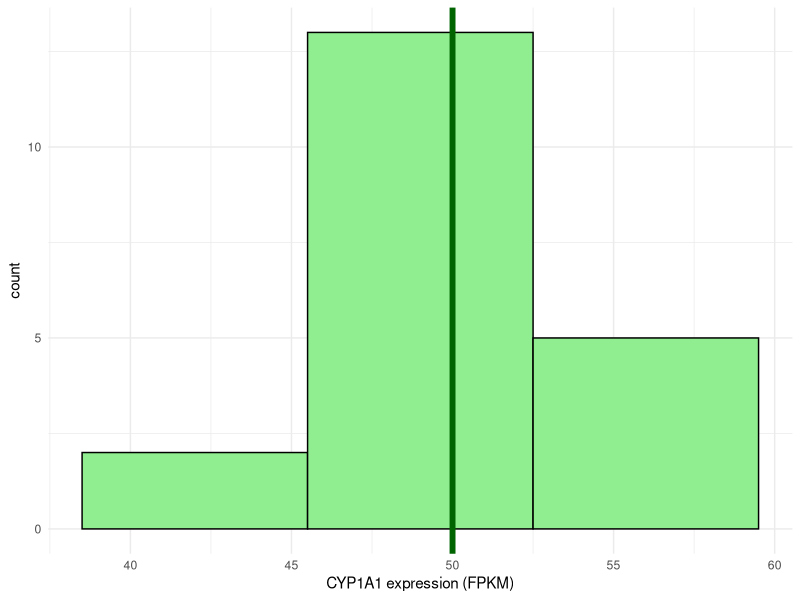
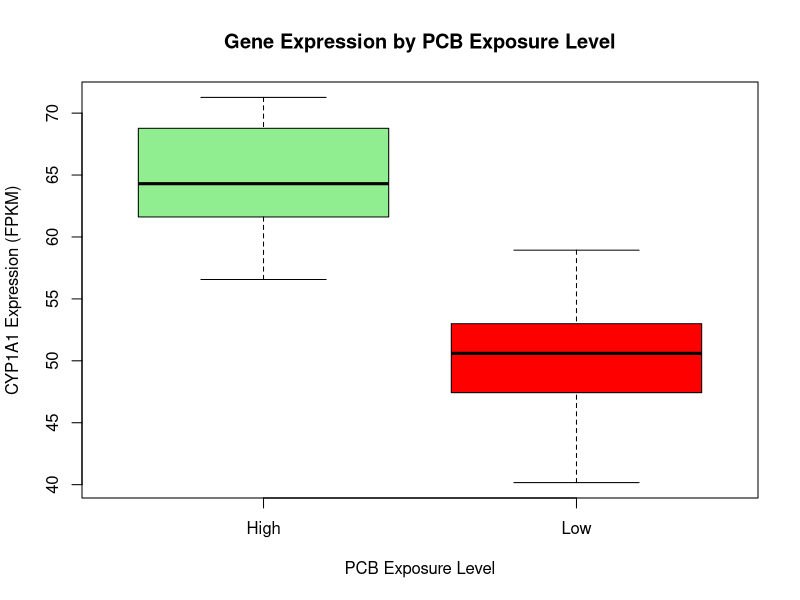

Recreate these plots in R, in order. (Note: this script raises an error after producing the figures.)
# Analize podataka u biološkim istraživanjima - praktikum 2024
# Lucija Kanjer lucija.kanjer@biol.pmf.hr

###############################################################################

# 8. Parametrijska statistika

# Uključene su sve korištene naredbe, ALI NEKE SU NEPOTPUNE ILI SADRŽE NAMJERNE POGREŠKE:
# Dovršite naredbe gdje je potrebno i dodajte komentare za sebe (koristite # za komentiranje)
#
# IZVRŠAVANJE NAREDBI: ctrl + Enter 
#
###############################################################################

## Učitavanje paketa
library(tidyverse) # tidyr, dplyr, ggplot2
library(car)

# Učitavanje podataka

amphibians <- read.csv("amphibians.csv")

head(amphibians)

str(amphibians)

# Pretvaranje varijable Exposure u faktor
amphibians$Exposure <- as.factor(amphibians$Exposure)

# Jedan uzorak - odgovara li teoretskoj srednjoj vrijednosti?

# Distrubucija ekspresije gena za CYP1A1

# Histogram za ekspresiju
ggplot(amphibians %>% filter(Exposure == "Low"), aes(x = GeneExpression)) + 
  geom_histogram(binwidth = 7, fill = "lightgreen", color = "black") +
  theme_minimal() +
  scale_x_continuous("CYP1A1 expression (FPKM)") +
  geom_vline(xintercept = 50, size = 2, color = "darkgreen")

# Prvo želimo testirati srednju vrijednost varijable Exposure

### t-test za jedan uzorak za vodozemce s "Low" vrijednostima Exposure
# Je li statistički značajno da je srednja vrijednost našeg uzorka jednaka 50?
t.test(amphibians[amphibians$Exposure == "Low", "GeneExpression"], mu = 50)

# Dva uzorka: razlikuju li se srednje vrijednosti između "Low" i "high" izloženosti PCB-u?

### Boxplot za ekspresiju gena iz "Low" i "High" grupe

boxplot(GeneExpression ~ Exposure, data = amphibians,
        col = c("lightgreen", "red"),
        main = "Gene Expression by PCB Exposure Level",
        ylab = "CYP1A1 Expression (FPKM)", xlab = "PCB Exposure Level")

### t-test za dva uzrka 
# dvostrani
t_test_twotailed <- t.test(GeneExpression ~ Exposure, data = amphibians, var.equal = T)
print() # unesi objekt t-testa!

# jednostrani
t_test_result_one <- t.test(GeneExpression ~ Exposure, data = amphibians,  var.equal = T, 
                            alternative = "g") # opcija za jednostrani test
print() # unesi objekt t-testa!

# Kako se odnose p-vrijednost jednostranog i dvostranog testa?


### Pretpostavke za t-test:
# Normalnost distribucije podataka
# jednake varijance između uzoraka (raspršenost, st.dev)
# neovisni uzorci

# Testiranje normalnosti funkcije

# Histogram 
ggplot(amphibians %>% filter(Exposure == "Low"), aes(x = GeneExpression)) + 
  geom_histogram(binwidth = 3, fill = "lightgreen", color = "black") +
  theme_minimal() +
  scale_x_continuous("CYP1A1 expression (FPKM)") 

ggplot(amphibians %>% filter(Exposure == "High"), aes(x = GeneExpression)) + 
  geom_histogram(binwidth = 3, fill = "lightblue", color = "black") +
  theme_minimal() +
  scale_x_continuous("CYP1A1 expression (FPKM)") 

# Napravite histograme s različitim binwidth vrijednostima!

### qqplot za "Low"
qqnorm(amphibians[amphibians$Exposure == "Low", "GeneExpression"])
qqline(amphibians[amphibians$Exposure == "Low", "GeneExpression"])

# Shapiro-Wilk test za "Low"
shapiro.test(amphibians[amphibians$Exposure == "Low", "GeneExpression"])

## qqplot za "High"

# Shapiro-Wilk test za "High"

## Levene-ov test test za jednake varijance
leveneTest(GeneExpression ~ Exposure, data = amphibians)

# Što kad želimo testirati uzorke koji nemaju jednake varijance?

### Imunološki odgovor: Utjecaj PCB kemikacija na citokine
# Primjer: varijabla "cytokine_level"

### Vizualizacija jednolikosti varijanci (raspršenosti)

# Boxplot
boxplot(CytokineLevel ~ Exposure, data = amphibians,
        col = c("lightgreen", "orange"),
        main = "IL-6 Levels by PCB Exposure Level",
        ylab = "IL-6 Level (pg/mL)", xlab = "PCB Exposure Level")

### Levene-ov test

leveneTest(CytokineLevel ~ Exposure, data = amphibians)

### t-test za dva uzorka - nejednake varijance (Welchov test)

t_test_cytokine <- t.test(CytokineLevel ~ Exposure, data = amphibians, 
                          var.equal = F) #uvjet za nejednake varijance
print(t_test_cytokine)

### Što kad želimo testirati uzorke koji nisu neovisni?

# Učitavanje uparenih podataka o pokusu na vodozemcima

amphibians_experiment <- read.csv("amphibians_experiment.csv")

#Pogledajmo podatke!
head()
str()

# Pretvaranje varijable Exposure u faktor
amphibians_experiment$Exposure <- as.factor(amphibians_experiment$Exposure)

### Cytokine visualization - paired data

# Visualization
boxplot(CytokineLevel ~ Exposure, data = amphibians_experiment,
        col = c("lightgreen", "gold"),
        #main = "IL-6 Levels by PCB Exposure Level",
        ylab = "IL-6 Level (pg/mL)", xlab = "Time")

### t-test 
t_test_cytokine <- t.test(CytokineLevel ~ Exposure, data = amphibians_experiment, var.equal = F)
print(t_test_cytokine)

# pretvaranje tablice iz dugackog (long) u siroki (wide) format

cytokine_wide <- amphibians_experiment %>%
  pivot_wider(names_from = Exposure, values_from = CytokineLevel, id_cols = AmphibianID)

### t-test za uparene uzorke
t_test_cytokine <- t.test(cytokine_wide$"0_weeks", cytokine_wide$"2_weeks", 
                          paired = TRUE)
print(t_test_cytokine)

### ANOVA - Analiza varijance - t-test za više grupa

# Učitajmo novi dataset "fotosinteza.xlsx"
library(readxl)   # For reading Excel files
fotosinteza

# Pogledajmo dataset!
View()
str()

# Dataset: utjecaj toplinskog šoka na klijance Arabidopsis thaliana
# grupa: wt_k - kontrola, wt_37 - klijanci s predtretmanom na 37C, wt_42 - klijanci bez toplinskog predtretmana
# temp: temperatura tretmana klijanaca za vrijeme pokusa
# aklimatizacija_37: DA, NE ili N/A
# pi_Abs: prvi parametar za fotosintetsku učinkovitost
# FvFm: drugi parametar za fotosintetsku učinkovitost
# DREB2A: ekspresija gena DREB2A povezanog s toplinskom aklimatizacijom
# HSFA3: ekspresija gena HSFA3 povezanog s toplinskom aklimatizacijom


# Pretvorimo varijablu "grupa" u faktor"
as.factor()

# Vizualizirajmo odnos varijable "Pi_Abs" između grupa

ggplot(fotosinteza, aes(x = grupa, y = Pi_Abs)) +
  geom_boxplot() +
  theme_minimal()

# Isprobajte i ostale prikaza: boxplot i violin plot!

ggplot(fotosinteza, aes(x = grupa, y = Pi_Abs)) +
  geom_point() +
  stat_summary(fun.data = 'mean_se', geom = 'errorbar', width = 0.2) +
  stat_summary(fun.data = 'mean_se', geom = 'pointrange') +
  theme_minimal()

# Napravimo ANOVA analizu
# Pitanje: postoji li razlika u srednjim vrijednostima fotosintetske aktivnosti
# između grupa kontrole i različitih tretmana biljaka?
aov(Pi_Abs ~ grupa, data = fotosinteza)

# Spremite rezultate ANOVA teszta u objekt "anova_Pi_Abs"

# Pregled rezultata ANOVA-e
summary()

# Post-hoc analiza ukoliko je ANOVA značajna

# Tukey's Honest Significant Difference Test
posthoc_Pi_Abs <- TukeyHSD(anova_Pi_Abs)
print(posthoc_Pi_Abs)

# Napravite ANOVA analizu za drugi paramatar fotosintetske učinkovitosti i ekspreije oba gena!


